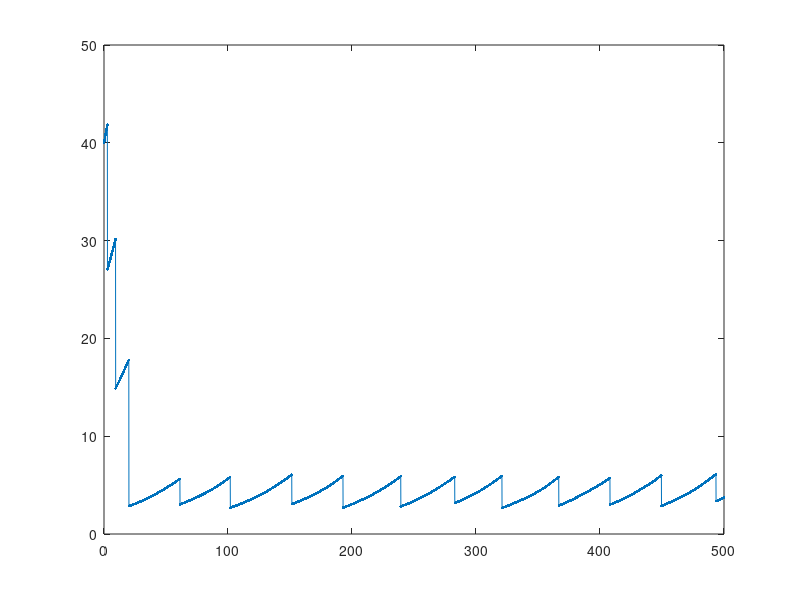
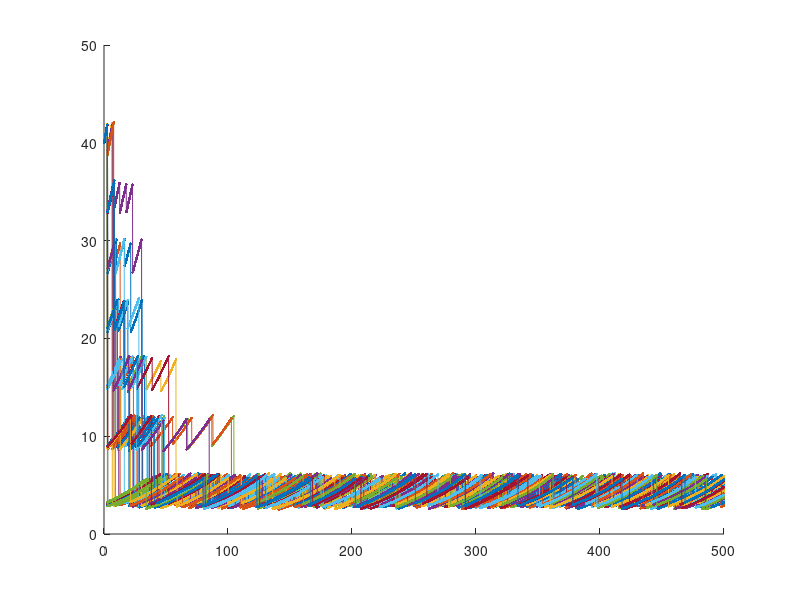
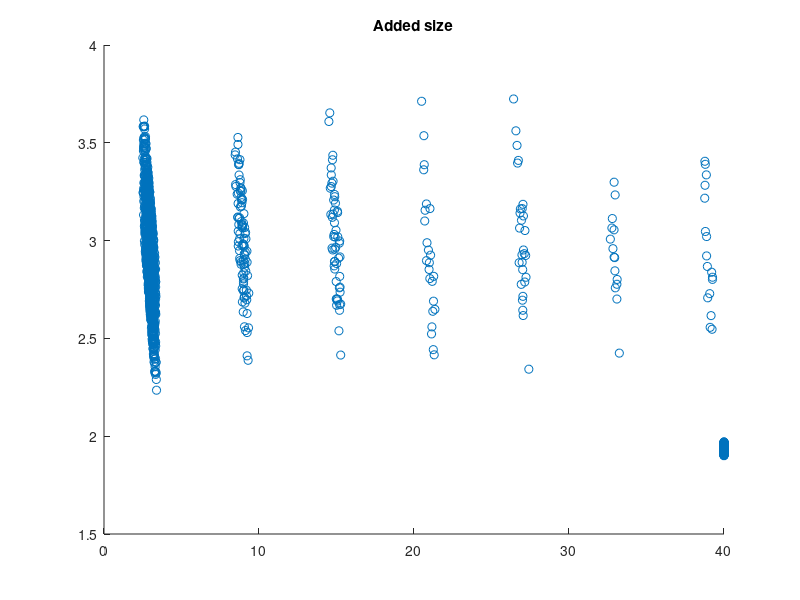
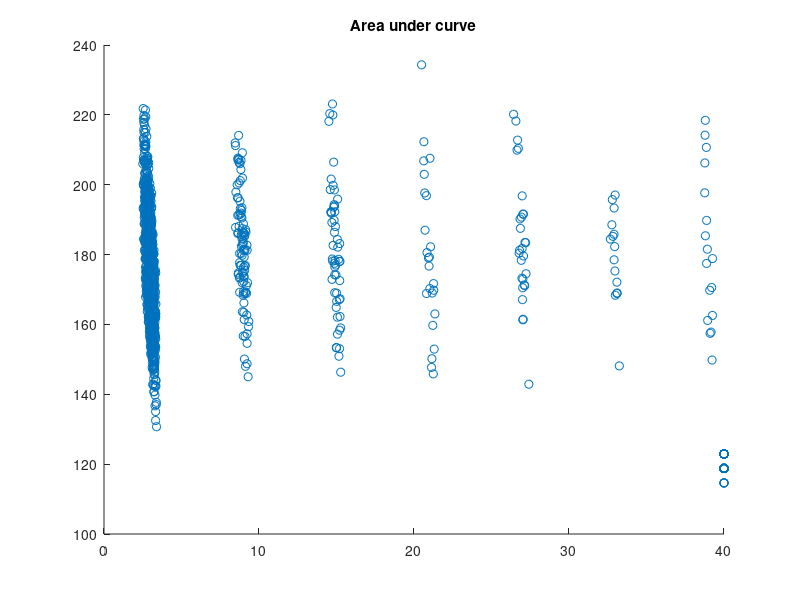

Reproduce these figures in MATLAB, in order.

% Note that generally sizer behavior is easily recognizable beacause in
% that case cells only divide at a very narrow range of parent size; Fig 1D
% shows that this is not the case.


%DivSizes=[4:4:100];
%DivSizes=[6:6:100];
regimewidth=3;
DivSizes=[2*regimewidth:2*regimewidth:100];

TraceCollection={};
deltaCollection={};
birthSizeCollection={};
areaCollection={};
dt=.1;
theTimes=0:dt:500;
for simIdx=1:100
    
    L=40;
    birthSizes=40;
    birthTIdx=1;
    sizerMistake=0;        

    N=1;
    mu=1/60;
    deltas=[];
    areas=[];
    for tIdx=2:numel(theTimes)
        
        t=theTimes(tIdx);


        N(end+1) = N(end) + dt*(-(N(end)-1)/10 + (rand(1)-.5)*2/10);

        L(end+1) = L(end) + dt*L(end).*mu*N(end);


        %if any((L(end))>DivSizes & (L(end)-.1)<DivSizes)
            % no mistake
        %if any((L(end).*sizerMistake+.1)>DivSizes &(L(end)-.1).*sizerMistake<DivSizes) 
            % relative mistake
        if any((L(end)+sizerMistake+.1)>DivSizes & (L(end)+sizerMistake-.1)<DivSizes)
            % absolute mistake
        
            nrSites = round(L(end)/(2*regimewidth));
            theSite=floor(rand().*nrSites+1);
            frac=(theSite*2-1)./(2*nrSites);

            deltas(end+1)=L(end)-birthSizes(end);
            areas(end+1)=sum(L(birthTIdx:end).*dt);
            
            % division
            %L(end) = L(end).*frac; % no mistake
            %L(end) = L(end).*frac.*(1+(rand()-.5)/10); % proportional mistake
            L(end) = L(end).*frac+((rand()-.5).*2)*.3; % absolute mistake
            
            birthSizes(end+1)=L(end);
            birthTIdx = tIdx;
            %sizerMistake=(1+(rand()-.5)/10); % for proportional
            sizerMistake=((rand()-.5).*2)*.3; % for absolute mistake
        end

    end

    TraceCollection{end+1}=L;
    deltaCollection{end+1}=[deltas NaN];
    birthSizeCollection{end+1}=birthSizes;
    areaCollection{end+1}=[areas NaN];
end

figure(1);
plot(theTimes,TraceCollection{1},'.-')


%%
figure(2); clf; hold on;
for i=1:50
    plot(theTimes,TraceCollection{i},'.-')
end

%%
figure(3); clf; hold on; title('Added size');
scatter([birthSizeCollection{:}],[deltaCollection{:}]);

%% 
figure(4); clf; hold on; title('Area under curve');
scatter([birthSizeCollection{:}],[areaCollection{:}]);
%%

%{
theSite=[];
sizerMistake=[];
for i=1:100000
theSite(end+1)=floor(rand().*nrSites+1);
sizerMistake(end+1)=((rand()-.5).*2)*.3;
end
figure;histogram(theSite,[.5:3.5])
figure;histogram(sizerMistake)
%}


